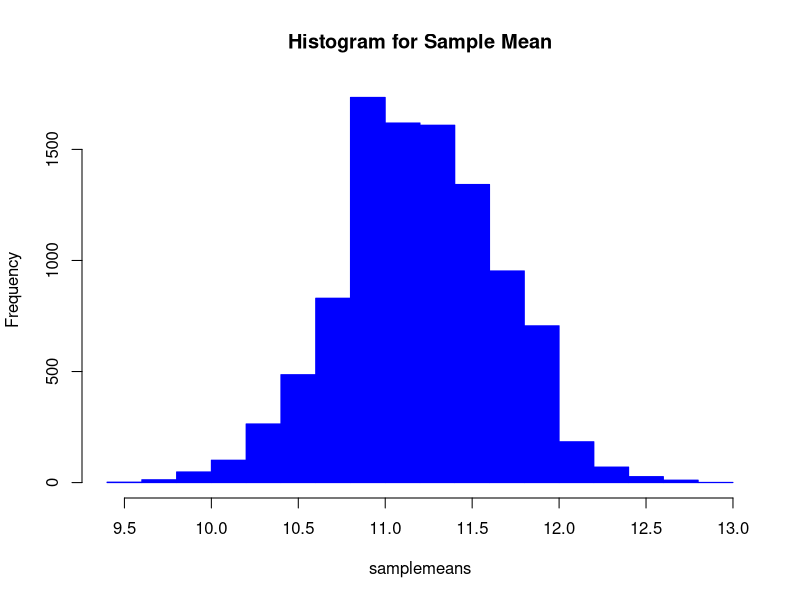
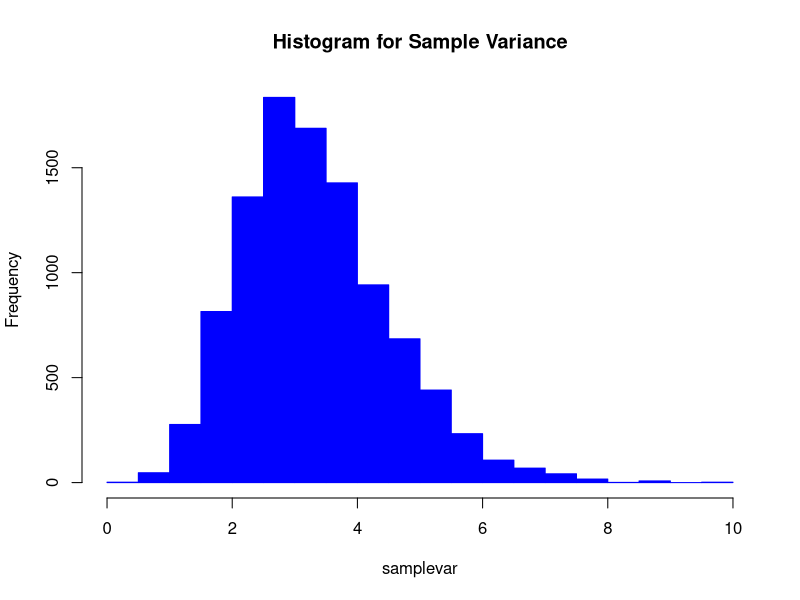

Generate these figures, in order, with R:
#Group: DA-40

#Group members: Arpan Agarwal (13MA20012)
#Priyank Yadav (13MA20031)
#Neeraj Bhukania (13MA20025)
#Harsht Khandelwal (13MA20051)
#Ravi kumar Choudhary (13MA20033)


m <- 10000 #number of samples
n <- 16 #size of each sample
p <- 0.7 #probability of success

binom <- rbinom(m*n, n, p)

binom.mat <- matrix(binom, nrow = m)

samplemeans <- apply(binom.mat, 1, mean)

samplevar <- apply(binom.mat, 1, var)

hist(samplemeans, main = "Histogram for Sample Mean", border = "blue", col = "blue")

hist(samplevar, main = "Histogram for Sample Variance", border = "blue", col = "blue")